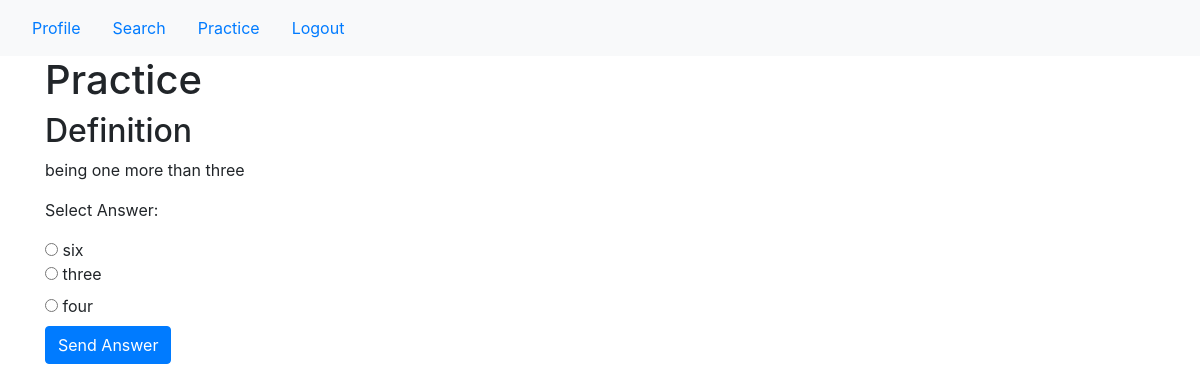
/practice (signed in), run on the app's committed database.
### models.py (models this page shows)
class Dictionary(db.Model):
    id = db.Column(db.Integer, primary_key=True)
    word = db.Column(db.String(100))
    definition = db.Column(db.String(1000))

class UserWords(UserMixin,db.Model):
    id = db.Column(db.Integer, primary_key=True)
    word = db.Column(db.String(100))
    user_name = db.Column(db.String(1000))
    search_count = db.Column(db.Integer)
    appearance_count = db.Column(db.Integer)
    practice_point = db.Column(db.Integer)
    power = db.Column(db.Integer)

### main.py (the view)
@main.route('/practice')
@login_required
def practice():
    count = UserWords.query.filter_by(user_name=current_user.user_name).count()
    if count < 10:
        flash('To practice you need to have at least 10 word in your dictionary.')
        return redirect(url_for('main.search'))
    else:
        userwords = UserWords.query.filter_by(user_name=current_user.user_name).all()
        word_numbers = random.sample(range(0, count - 1), 3)
        answer = random.randint(0, 2)
        definition = get_definition(userwords[word_numbers[answer]].id)
        words = [userwords[word_numbers[0]].word,
                 userwords[word_numbers[1]].word,
                 userwords[word_numbers[2]].word]
        for i in range(3):
            increment_appearance_count(userwords[word_numbers[i]].word)
        return render_template('practice.html', words=words, definition=definition,
                               answer=userwords[word_numbers[answer]].word)

### __init__.py (called while the page is built)
def create_app():
    app = Flask(__name__)
    app.config['SECRET_KEY'] = 'your_secret_key'
    app.config['SQLALCHEMY_DATABASE_URI'] = 'sqlite:///db.sqlite'
    db.init_app(app)
    login_manager = LoginManager()
    login_manager.login_view = 'auth.login'
    login_manager.init_app(app)
    from models import User
    @login_manager.user_loader
    def load_user(user_id):
        return User.query.get(user_id)
    from auth import auth as auth_blueprint
    app.register_blueprint(auth_blueprint)
    from main import main as main_blueprint
    app.register_blueprint(main_blueprint)
    return app

### main.py (called while the page is built)
@login_required
def increment_appearance_count(word):
    userword = UserWords.query.filter_by(
        word=word, user_name=current_user.user_name).first()
    userword.appearance_count = userword.appearance_count + 1
    db.session.commit()

@login_required
def get_definition(word_id):
    userword = UserWords.query.filter_by(id=word_id, ).first()
    definition = Dictionary.query.filter_by(word=userword.word).first().definition
    return definition

### templates/practice.html
{% extends 'base.html' %}
{% block content %}
<h1>{% block title %} Practice {% endblock %}</h1>
<h2>  Definition </h2>
<p>{{definition}}</p>
<form action="{{ url_for('main.practice_result', words=words,answer=answer)}}" method="POST">
  <p>Select Answer:</p>
<div>
  <input type="radio" id="{{words[0]}}" name="answer" value="{{words[0]}}"
  <label for="{{words[0]}}"> {{words[0]}}</label>
</div>
<div>
  <input type="radio" id="{{words[1]}}" name="answer" value="{{words[1]}}">
  <label for="{{words[1]}}">{{words[1]}}</label>
</div>
<div>
  <input type="radio" id="{{words[2]}}" name="answer" value="{{words[2]}}">
  <label for="{{words[2]}}">{{words[2]}}</label>
</div>
  <input type="submit" value="Send Answer"
            		class="btn btn-primary"
            		>
</form>
{% endblock %}

### data on the page
Dictionary: definition "being one more than three"
UserWords: word "six"
UserWords: word "three"
UserWords: word "four"
